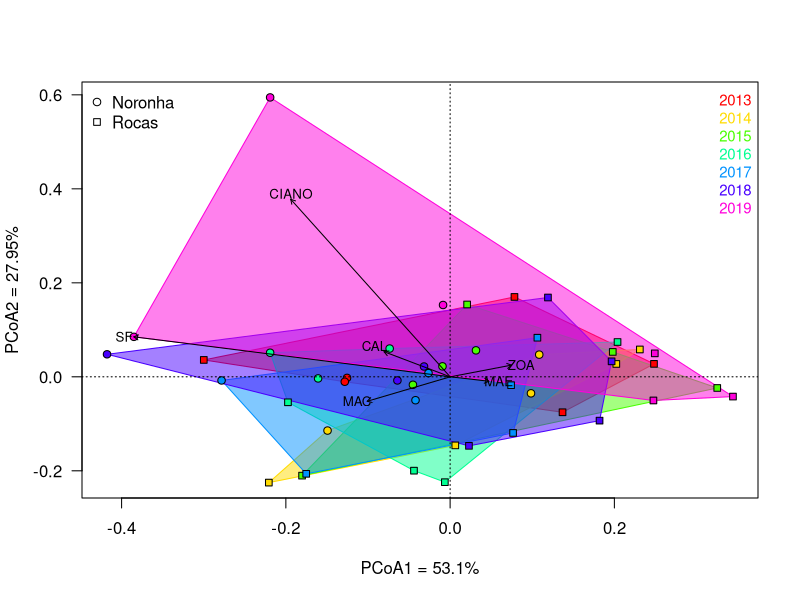

This figure's R source:
############# PCoA (Principal Coordinate Analysis) #############

#### Sobre o cálculo da PCoA.
### Com dados não transformados e com dados transformados arcoseno da raíz quadrada.
### Achatado por sítio + ano e chamando o ponto pela ilha: cada ponto representa a
# PCoA da mediana por ano de cada grupo funcional de todos transectos amostrados 
# para determinado sítio (todos transectos de um sítio, não separei por transecto).
### Cada ponto, identificador por ilha (formato do ponto) e ano (cor do ponto)
# representa uma coordenada do eixo 1 e 2 criado pela PCoA.
### Duas opções de gráficos finais: polígonos criados unindo os pontos por ano
# resultando em 7 polígonos sobrepostos (os que correspondem ao mesmo ano, tanto 
# de Noronha quanto de Rocas, são ligados) ou polígonos criados unindo os pontos 
# por ilha resultando em 2 polígonos sobrepostos (os pontos correspondentes a mesma
# ilha são ligados).

## Problema de todas linhas dos grupos funcionais com zero:
# Inicialmente pensei em remover as linhas que possuiam zero em todos grupos 
# funcionais. Contudo, achatando o dado (seja ele transformado ou não) da forma 
# que fiz "group_by(ilha, ano, sítio) + medianas dos grupos funcionais" os valores 
# zeros somem, eles ficam diluídos.
# Já se o dado for achatado por transecto, fica com linhas todas zero (talvez esse
# seja mais um motivo para eu achatar por sítio, pois assim não jogo dados fora
# já que tudo zerao também é dado).
# Mas lembrar que, caso eu removesse as linhas, haveria de descrever em material
# e métodos que eu removi as linhas que correspondiam a zero em todos grupos 
# funcionais (isso porque o NMDS não aceita e a PCoA aceita porém não gosta, pois
# "distorce" a análise).

## Dicas de atalho de teclado que eu descobri:
# Apertar ctrl e apertar nas setinhas vai percorrendo o texto através das palavras inteiras.
# Apertar ctrl + shift e apertar as setinhas vai selecionando por palavra.
# Apertar ctrl + S salva em boa parte dos programas (a não ser word e excel pois
# esse comando é de sublinhar).

## Livro referência (PCA):
# https://www.statlearning.com/
# James G. et al, 2013 - An Introduction to Statistical Learning with Applications in R
# O livro está disponível para baixar e tem um curso online do livro, com vídeos
# falando sobre os tópicos (como da PCA).

## Sobre os eixos da PCoA 
# A PCoA cria um eixo para explicar meus valores/meus dados, ou seja, quanto que 
# cada eixo está explicando da variação dos meus dados e isso vai acumulando.
# O objetivo é achar um eixo que explique boa parte da variância dos meus dados 
# quando vamos pra essa dimensão do gráfico. Queremos que essa dimensão separe os dados.
# O gráfico ao todo explica a % da soma da porcentagem dos eixos. Por exemplo, o da
# Ju é PCoA2=16.15% e PCoA1=21.17%, isso quer dizer que o gráfico ao todo explica
# menos que 40% da variação do dado (ou seja, o gráfico captura menos de 40% do
# que o dado é). O desejo é ter eixos que expliquem bastante a variação desse dado.
# A PCoA dá vários eixos como resultado da análise. Mas queremos só os dois primeiros
# eixos, que são os que mais explicam e, logo, são os mais importantes. Até porque
# não é humanamente vizualizável um gráfico com muitos eixos (tipo 3 já complicaria). 
# O eixo x é sempre o maior e é o melhor separador do dado, ou seja, o que variar 
# horizontalmente vai separ melhor meu dado do que o que variar pra cima/baixo.

## Acredito que a diferença entre o PCA e o PCoA é só o jeito que são calculadas 
# as distâncias, mas o mecânismo é o mesmo.

## Ordem da montagem do PCoA: é feito em camadas
# 1o. plotar os eixos do gráfico
# 2o. plotar os polígonos
# 3o. plotar os pontos
# 4o. plotar os vetores dos grupos funcionais
# 5o. plotar as siglas correspondentem aos grupos funcionais que identificam os vetores.
# OBS.: como é em camadas, se plotasse os pontos antes dos polígonos, os
# polígonos sobrepoem os pontos (mesmo que seja os pontos que "liga" os polígonos).
# OBS.: sempre que adicionar algo no gráfico zerar e rodar desde o começo pois
# se não vai sobrepondo no gráfico antigo e fica uma meleca.


library(readxl)
library(dplyr)
library(vegan)
library(ape)

setwd("C:\\Users/manoe/Desktop/TCC/Atual/Estatística/Analises_TCC")
dir()

## Comando que limpa tudo do environment
rm(list = ls())

## Pegar o dado (transformado ou não)
ilhas <- read_excel("data_transformed_Noronha_Rocas_final.xlsx")
# ilhas <- read_excel("data_Noronha_Rocas_final.xlsx")


## Primeiro passo
# Achatar/agrupar meu dado da forma que eu achar melhor com 'group_by'. 
# Fazer as medianas com o 'summarise': colocar o nome da coluna que eu quero 
# fazer a mediana e depois sobreescrever na tabela original.
# Colocar siglas como identificação de cada coluna de grupo funcional com objetivo 
# de na última tarefa de plotagem do gráfico, que é o texto de identificação dos 
# vetores, ficar bonito (o que for colocado aqui aparecerá exatamente da mesma
# forma no gráfico final).
med_ilhas_sitio <- ilhas %>%
  group_by(ilha, ano, sitio) %>%
  summarise(CAL = median(calcificadores),
            MAC = median(macroalgas),
            MAE = median(MAE),
            CIANO = median(cianobacterias),
            SF = median(suspensivoros.filtradores),
            ZOA = median(zoantideo)) %>%
  data.frame()

class(med_ilhas_sitio)
# O formato tbl é "queridinho" do dplyr, então não tem problema não transformar inicialmente
# 'ilha' pra data frame e só transformar depois que fizer as medianas. Essa transformação 
# de medianas é "tbl friendly". 
# E detalhe que, quando se coloca um 'group_by', a parada vira tbl automaticamente. 


## Colocar na legenda do gráfico o nome das ilhas com letra maiúscula.
# Fazendo essa alteração na tabela "med_ilhas_sitio".
# O que for "noronha" na tabela se torna "Noronha", e o que não for "noronha" se
# torna "Rocas".
med_ilhas_sitio$ilha <- ifelse(med_ilhas_sitio$ilha == "noronha",
                               yes = "Noronha",
                               no = "Rocas")


## Pegar só os grupos funcionais da minha tabela para fazer as distâncias entre
# os pontos pra plotar no gráfico.
ilhas_community_sitio <- med_ilhas_sitio %>%
  select(CAL, MAC, MAE, CIANO, SF, ZOA)


## Transformar 'ano' e 'ilha' em fatores.
# Criando as variáveis fator 1 e 2, que correspondem à ano e ilha.
# Fazer separado os fatores, que é uma coluna com os anos de cada amostra
# e outro fator com as ilhas (fator 1 e fator 2).
fator1 <- as.factor(med_ilhas_sitio$ano)
length(fator1) # 47 observações dentro do vetor, então está certo (igual minha tabela).
f_ano <- data.frame(fator1)
# Cria-se um data frame em que o fator 1 é o nome e o dado são as linhas.

fator2 <- as.factor(med_ilhas_sitio$ilha)
length(fator2) # 47 também.
f_ilha <- data.frame(fator2)

#_______________________________________________________________________________
## Saber quantos de cada fator possuo e atribuir a forma do ponto (que vai aparecer 
# no gráfico) para elas.
# Com objetivo de evitar hardcoding: criar um vetor que possua o número 21 - que
# equivale a um formato específico de ponto - o tanto de vezes que aparece 'noronha' 
# no meu dataset. E fazer respectivamente o mesmo para Rocas.

# Escolher o tipo de ponto
?pch # 21 é bolinha pintável e 22 é o quadradinho pintável.

# Função 'table' para contagem do que eu desejo
# Função 'rep' para repetir 

# Para Noronha:
contagem_ilhas <- table(fator2)
contagem_ilhas[1] # pegando o primeiro elemento, que é 20 de noronha.
rep_noronha <- rep(x = 21, # '21' quer dizer ponto com aspecto "bolinha pintável".
                   times = contagem_ilhas[1]) # 'times' é quantas vezes eu desejo
# repetir o ponto com aspecto '21'.
length(rep_noronha) # para confirmar o 20x formato '21' do ponto para Noronha.

# Para Rocas:
contagem_ilhas[2] # pegando o segundo elemento que é 27 de rocas.
rep_rocas <- rep(x = 22, # '22' quer dizer ponto com aspecto "quadradinho pintável".
                 times = contagem_ilhas[2])
length(rep_rocas)

# Concatenando Noronha e Rocas para chamar só um vetor com ambas informações quando 
# for plotar o gráfico da PCoA. 
shapes <- c(rep_noronha, rep_rocas) # 'shapes' que vai ter o número de observações
# de Noronha correspondendo a um formato e o número de Rocas correspondendo a outro formato.
length(shapes)
# OBS: A cor dos pontos só coloca no momento em que for plotar o gráfico da PCoA.
#_______________________________________________________________________________


## Fazendo o cálculo da PCoA:
# Fazer a distância com o pacote vegan 'vegdist'.
# Matriz de distância entre os pontos (ela é a entrada da PCoA):
dist_ilhas_community_sitio <- vegdist(x = ilhas_community_sitio,
                                      method = "bray")

ilhas_PCoA <- pcoa(D = dist_ilhas_community_sitio, # 'D' é a matriz de distância.
                   correction = "none")  


## Porcentagem de quanto meus 2 primeiros eixos explicam a variação dos meus dados:
ilhas_PCoA$values$Relative_eig[1:2]
sum(ilhas_PCoA$values$Relative_eig) # aqui tem que somar 1 (pois é a soma total,
# ou seja, de todos os eixos criados na PCoA... não é só dos meus dois eixos que
# usarei para plotar o gráfico).
sum(ilhas_PCoA$values$Relative_eig[1:2]) # aqui é a soma da explicação do dado
# proporcionada só pelos meus 2 primeiros eixos; a soma deu 0.79 para a tabela de
# entrada com dados transformados e 0.81 para a tabela com dados não transformados, 
# ou seja, estou explicando bastante pois essa é a soma dos meus eixos 1 e 2 (logo, 
# não precisa ser 1 o total da soma, mas quanto mais próximo de 1 melhor é).

# Colocando em uma variável o quanto os eixos x e y explicam meu dado:
# Isso para colocar no plot como identificação dos eixos.
expl_x <- ilhas_PCoA$values$Relative_eig[1]
expl_y <- ilhas_PCoA$values$Relative_eig[2]
# Aí colocar no gráfico na hora que for fazer a chamada do plot.


## Determinando a posição dos meus grupos funcionais nesse espaço criado pela minha PCoA:
# (Criando as setas dos vetores/linhas com os vetores).
# Calcular as posições que os grupos funcionais caíram na PCoA.

# As setas são desenhadas com base em "score" que é uma função chamada 'wascores'.
# A entrada no 'x' da função pode ser 'environmental variables' ou 'ordination
# scores'. No meu caso é o 'ordination scores' da PCoA (coordenadas da PCoA, que 
# correspondem ao eixo 1 e 2 dela). E 'environmental variables' seria usado para, 
# por exemplo, medidas de sal/oxigênio na água, etc. 
# A entrada de 'w', que é weight (= peso), é a tabela só dos organismos (ilhas_community_sitio)
# que transformou e tirou os dados e me devolve a coordenada de cada grupo funcional
# na PCoA. Assim, pra cada coluna (grupo funcional) da minha matriz da comunidade, será 
# posionado um vetor na PCoA (portanto, 6 vetores).

#wascores #f1: para entender melhor o que essa função faz.
ilhas_wascores <- wascores(x = ilhas_PCoA$vectors[,1:2], # o eixo 1 e 2 do resultado da minha PCoA.
                           w = ilhas_community_sitio) # a matriz da comunidade.


## Definindo no gráfico a posição das siglas indicadoras dos vetores:
# Criando um data frame, fazer minha própria tabela na mão para cada sigla.
# 'x' é o que cada sigla irá andar no eixo x (horizontal).
# 'y' é o que cada sigla irá andar no eixo y (vertical).
passitos_letritas <- 0.012 #variável de quanto tem que andar a sigla no gráfico 
# (pois aí se tiver que trocar, troca só a variável).
wascores_text_position <- data.frame(x = c(ilhas_wascores["CAL", "Axis.1"] - passitos_letritas,
                                           ilhas_wascores["MAC", "Axis.1"] - passitos_letritas,
                                           ilhas_wascores["MAE", "Axis.1"] + passitos_letritas,
                                           ilhas_wascores["CIANO", "Axis.1"], # tem que ter a posição
                                           # mesmo que eu não queira alterar.
                                           ilhas_wascores["SF", "Axis.1"] - passitos_letritas,
                                           ilhas_wascores["ZOA", "Axis.1"] + passitos_letritas),
                                     y = c(ilhas_wascores["CAL", "Axis.2"] + passitos_letritas,
                                           ilhas_wascores["MAC", "Axis.2"],
                                           ilhas_wascores["MAE", "Axis.2"],
                                           ilhas_wascores["CIANO", "Axis.2"] + passitos_letritas,
                                           ilhas_wascores["SF", "Axis.2"],
                                           ilhas_wascores["ZOA", "Axis.2"]))
# Pronto!


##### PLOTANDO O GRÁFICO:

## Criar um vetor para as cores dos polígonos
cores <- rainbow(nlevels(f_ano$fator1)) # colocar entre parenteses o número de
# fatores que eu possuo.

## Gráfico propriamente dito:
plot(ilhas_PCoA$vectors[,1:2], # pegando quais eixos calculados na PCoA eu quero,
     # no caso, só os 2 que explique mais meu dado, logo,
     # coluna 1 e 2 e todas suas linhas.
     las = 1, # parâmetro que deixa o eixo x e y horizontais.
     type = "n", # parâmetro que tira os pontos para os poligonos serem plotados antes.
     xlab = paste0("PCoA1 = ", # legendas dos eixos 1 e 2.
                   round(expl_x,
                         digits = 4) * 100,  # multiplicando por 100 pra ficar em porcentagem.
                   "%"),
     ylab = paste0("PCoA2 = ",
                   round(expl_y,
                         digits = 4) * 100,
                   "%"),
     main = "")
# O 'paste0' é uma função melhor que 'paste', pois, no primeiro, o separador da
# legenda já é vazio. No 'paste' precisa especificar que o separador é vazio 
# colocando "".
# O 'round' é uma função para arredondar o valor, já que não quero colocar o 
# número original que está com muitas casas decimais. Aí seleciono quantos dígitos
# desejo de casas decimais.

## Fazer as formas/polígonos ligando as amostras (com a função 'ordihull' e 
# usando o 'for')

# Como funciona o 'for': ele é um laço (em inglê "loop"); um jeito de automatizar coisas.

# A utilização do 'for' é com objetivo de fazer e sobrepor cada polígono 
# separadamente no gráfico.

# Quando se quer percorrer alguma coisa usa o 'i' como índice/index (no inglês).

# O 'i' recebe o valor da primeira "coisa" do vetor.
# Seu formato sempre será 'for(variável in vetor)'.
# O 'i' primeiro vai receber o valor de 1 e aí vai dazer o que estiver dentro
# do laço, que no caso é "imprimir 'i'". Aí ele vai imprimir esse primeiro 'i' e
# aí, no segundo passo, ele pergunta "tem mais coisa dentro no meu vetor? Se sim,
# qual essa coisa?". A segunda coisa é o número 2, então meu 'i' agora vale 2. Aí
# faz tudo que tem dentro do laço e volta pra pergunta "Tem mais coisa? O que é?".
# A terceira coisa é o número 3, então 'i' recebe 3 e faz tudo que tem dentro do 
# laço e volta. Isso até acabar, que no meu caso vai chegar no último e será o 7
# (pois são 7 anos). Nesse momento "Tem mais alguma coisa?", a resposta sendo "não."
# saí do laço e se encerra. Ou seja, quando você já percorreu todas as coisas do 
# vetor, ele sai do laço e termina.

# Em qualquer uma das linhas em que tem o curly brackets pode dar o ctrl + enter
# que ele roda o looping inteiro. Se der ctrl + enter só em alguma linha de dentro
# do 'for', ele vai rodar só aquela linha de dentro.

# Aqui eu optei por criar os polígonos sendo formados em duas opções, unindo os
# pontos por ano (os que correspondem ao mesmo ano) e unindo os pontos por ilha 
# (os pontos que correspondem a mesma ilha, logo, todos sítios da determinada ilha
# se encontram no polígono). 
# Basta ligar e desligar qual conjunto de polígos eu desejo plotar comentando e 
# descomentando o script.

# Fazendo os polígonos por ano (um pra cada ano, portanto, 7 polígonos):
for(i in 1:nlevels(f_ano$fator1)){
  ordihull(ord = ilhas_PCoA$vectors[,1:2], # os vetores da PCoA (os dois eixos/
           # colunas e todas as linhas).
           groups = f_ano$fator1, # um dos dois fatores (aqui no caso 'anos').
           draw = "polygon", # para desenhar os polígonos ligando os pontos.
           border = cores, # a cor da borda do polígono; fica preta se não específicar aqui.
           show.groups = levels(f_ano$fator1)[i], # 'i' para cada ano fazer um polígono.
           col = cores) # a cor do preenchimento do polígono.
}

# Fazendo os polígonos por ilha (um pra cada ilha, portanto, 2 polígonos):
# for(i in 1:nlevels(f_ilha$fator2)){
#   ordihull(ord = ilhas_PCoA$vectors[,1:2],
#            groups = f_ilha$fator2, # um dos dois fatores (aqui no caso 'ilha')
#            draw = "polygon",
#            border = c("gray", "darkgreen"),
#            show.groups = levels(f_ilha$fator2)[i],
#            col = c("gray", "darkgreen"))
# }

## Colocar os pontos no gráfico (sobre os polígonos):
points(x = ilhas_PCoA$vectors[,1:2], # a matriz de dados é a mesma; o que ele vai
       # plotar vem da mesma coisa.
       pch = shapes, # já preparado anteriormente quando transformei ano e ilha em fator.
       bg = cores[c(f_ano$fator1)])

## Fazendo as legendas:
legend("topright", # local que a legenda será escrita no gráfico.
       legend = levels(f_ano$fator1), # a função e o argumento tem o mesmo nome.
       text.col = cores, # cada escrito de ano ficar da cor do respectivo polígono.
       cex = 0.9, # tamanho da legenda
       bty = "n") # tirar a caixa de enquadramento da legenda.

legend("topleft",
       legend = levels(f_ilha$fator2),
       text.col = "black",
       cex = 1,
       pch = unique(shapes), # tomar cuidado se os pchs vem na ordem dos locais mesmo.
       bty = "n")

## Colocando a linha horizontal e vertical cruzando o zero dos eixos:
abline(h = 0, # hotizontal.
       lty = 3) # line type.
abline(v = 0, # vertical.
       lty = 3)

## Colocando as setas dos vetores:
# (o cálculo foi feito préviamente, mas só se usa o já calculado previamente
# aqui no final na hora de plotar o gráfico pois esse gráfico é feito em camadas 
# e as últimas duas coisas que eu quero que vá são os vetores e seus respectivos
# nomes).
arrows(x0 = 0, # a origem é o zero; todas começam no zero e de lá faz a seta.
       y0 = 0,
       x1 = ilhas_wascores[,1], # primeira coluna do 'ilhas_wascores' e todas linhas.
       y1 = ilhas_wascores[,2], # segunda coluna do 'ilhas_wascores' e todas linhas.
       length = 0.05, # a espessura da seta.
       col = "black",
       lty = 1)

## Colocando nome nas setas dos vetores:
text(wascores_text_position, # coordenada de onde ficará o texto no gráfico (que
     # eu yambém fiz previamente antes de plotar o gráfico).
     rownames(ilhas_wascores),
     cex = 0.8,
     col = "black")


#### Analisando os gráficos:
## Com os polígonos formados ligando os pontos por ano de amostragem:
# São lugares de coleta que o ano não importou muito, pois os polígonos de 
# diversas cores que são de anos diferentes estão sobrepostos. Só 2019 que é o
# ano mais discrepante e apresenta diferença visível. Contudo, o ano de 2019 é
# puxado principalmente por Noronha.
# Calcificadores, macroalgas, MAE e zoantídeos caem dentro da maior porção de
# sobreposição dos polígonos. 

## Com os polígonos formados ligando os pontos por ilha:
# Noronha e Rocas ficaram bem separados (exceto calcificadores, macroalgas e MAE
# que caem dentro da sobreposição dos polígonos).
# Dá pra falar de ciano que varia diferente em Noronha. Enquanto que o vetor de 
# zoantídeos puxou mais a ilha de Rocas e o vetor de suspensívoros e filtradores
# puxou mais a ilha de Noronha. Contudo, isso já era esperado e faz sentido pois
# Rocas tem mais zoantídeos e Noronha tem mais suspensívoros e filtradores na composição
# da comunidade (isso já podia ser visto nos box-plots).

## Observei que...
# Na PCoA dá Ju, os eixos 1 e 2 explicaram pouco a variação do dado (21.17 % +
# 16.15% = 37.32% = 0.37) e ela separou por mais próximo de espécie possível.
# Na minha PCoA, os eixos 1 e 2 explicaram bem a variação do dado (soma deu 0.79
# para a tabela de entrada com dados transformados e 0.81 para a tabela com dados
# não transformados). E eu separei por grupos funcionais, ou seja, pegar por grupos 
# funcionais "separa bem o role".


#### Legendas para o gráfico:

# 1.
# Para facilitar a vizualização, utilizamos as medianas dos grupos funcionais por 
# sítio. Cada ponto, identificado por ilha (formato do ponto) e ano (cor do ponto),
# reprensenta uma coordenada do eixo 1 e 2 criado pela PCoA.

# 2.
# Gráfico da PCoA criada com base na mediana dos grupos funcionais divididos por 
# sítios. Cada ponto, identificado por ilha (formato do ponto) e ano (cor do ponto),
# reprensenta o coordenada do eixo 1 e 2 criado pela PCoA.

# 3.
# Cálculo da PCoA com as medianas de cada sítio. Cada ponto representa ilha no 
# formato e o ano na cor.

# 4.
# Se utilizar o gráfico com os polígonos sendo formados ligando por ilha, descrever
# na legenda do gráfico que o polígono de tal cor é tal ilha e o polígono de tal
# cor é a outra ilha. Ex: O polígono verde é o agrupamento de todos os anos de Rocas 
# e o polígono cinza é Noronha.
# Pra facilitar o leitor de ver todos os dados referentes a Noronha/Rocas.